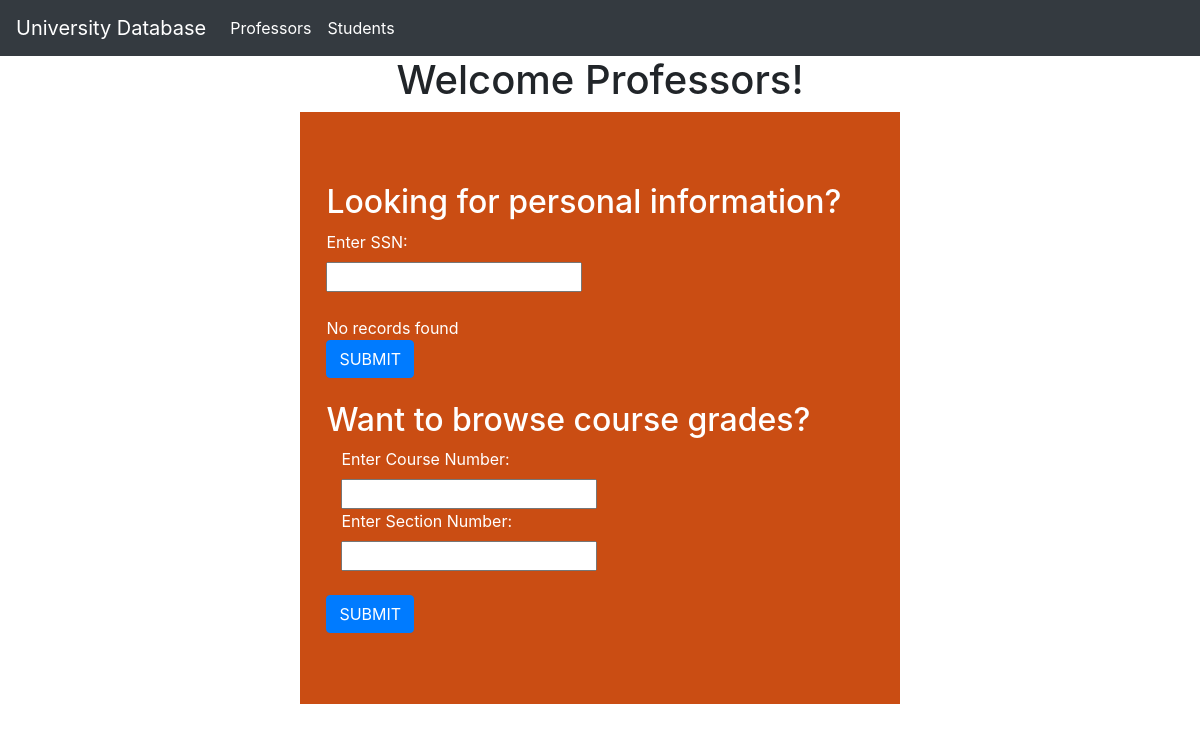
Page /pages/professor.php?ssn=987432145 on the earlier database version.
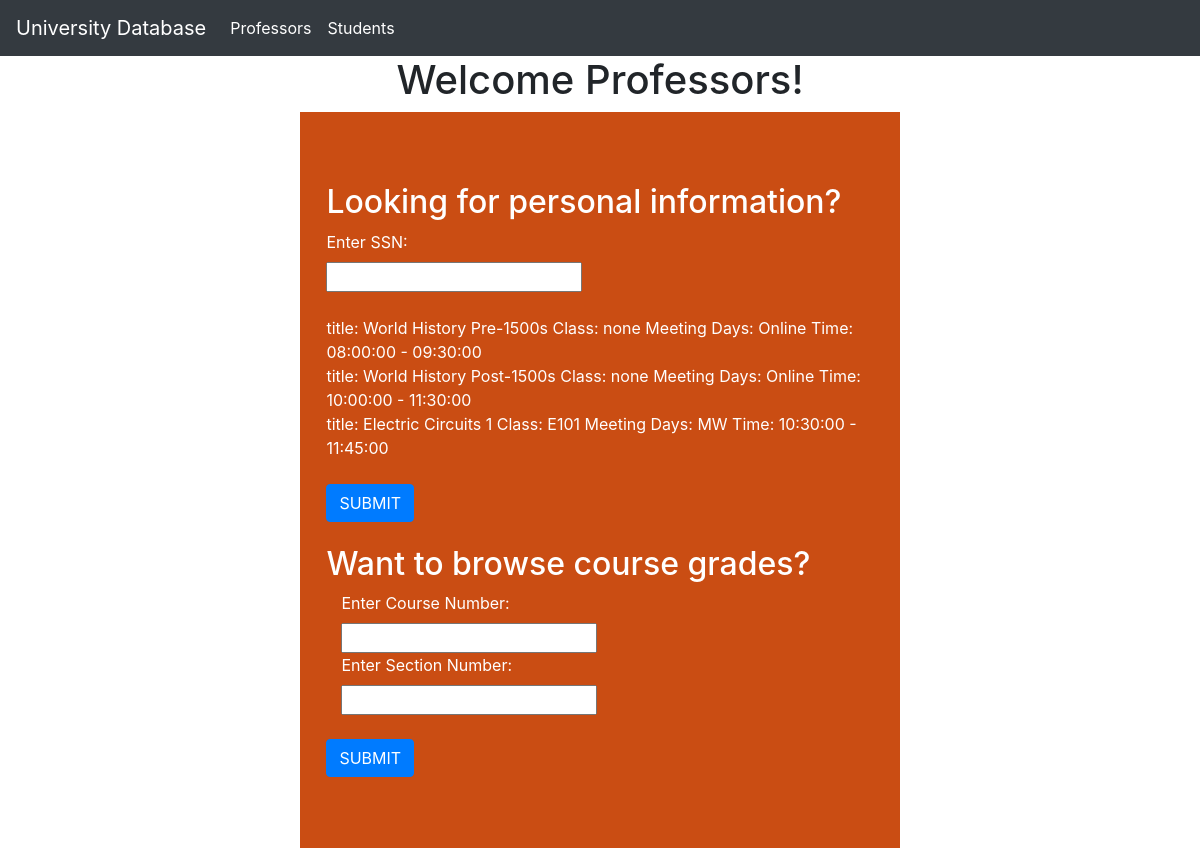
Same page on the later database version.
### tables this page shows
CREATE TABLE section(
    scno INT(4) NOT NULL,
    sno INT(2) NOT NULL,
    number_of_seats INT(3) DEFAULT NULL,
    start_time TIME DEFAULT NULL,
    end_time TIME DEFAULT NULL,
    classroom VARCHAR(8) DEFAULT NULL,
    meeting_days VARCHAR(7) DEFAULT NULL,
    instructor_ssn INT(9) DEFAULT NULL,
    PRIMARY KEY(sno, scno),
    CONSTRAINT FOREIGN KEY(scno) REFERENCES course(cno) ON DELETE CASCADE ON UPDATE CASCADE,
    CONSTRAINT FOREIGN KEY(instructor_ssn) REFERENCES professor(ssn) ON DELETE CASCADE ON UPDATE CASCADE
);

CREATE TABLE course(
    cno INT(4) NOT NULL,
    title VARCHAR(64) DEFAULT NULL,
    units INT(2) DEFAULT NULL,
    textbook VARCHAR(64) DEFAULT NULL,
    dp_no INT(2) DEFAULT NULL,
    PRIMARY KEY(cno),
    CONSTRAINT FOREIGN KEY(dp_no) REFERENCES department(dno) ON DELETE CASCADE ON UPDATE CASCADE
);

### db.inc.php (the view, shortened to what this page needs)
<?php
    function getProfInfo($ssn, $conn){
        echo "<br />";
        $sql_query="SELECT COURSE.title, classroom, meeting_days, start_time, end_time FROM PROFESSOR, SECTION, COURSE WHERE PROFESSOR.ssn = ".$ssn." AND PROFESSOR.ssn = SECTION.instructor_ssn AND SECTION.scno = COURSE.cno";
        $result = $conn->query($sql_query);
        if($result->num_rows > 0){
            while($row = $result->fetch_assoc()) {
                echo "title: ".$row["title"]." Class: ".$row["classroom"]." Meeting Days: ".$row["meeting_days"]." Time: ".$row["start_time"]." - ".$row["end_time"]."<br />";
            }
        } else {
            echo "No records found";
        }
    }
?>

### pages/professor.php (shortened to what this page needs)
<?php
    require('../db.inc.php')
?>
<!DOCTYPE html>
<html lang="en">
<head>
    <link rel="stylesheet" href="../css/styles.css">
    <link rel="stylesheet" href="https://stackpath.bootstrapcdn.com/bootstrap/4.3.1/css/bootstrap.min.css">
</head>
<body>
    <nav class="navbar navbar-expand-lg navbar-dark bg-dark">
        <a class="navbar-brand" href="../index.html">University Database</a>
        <div class="collapse navbar-collapse" id="navbarSupportedContent">
            <ul class="navbar-nav mr-auto">
                <li class="nav-item active">
                    <a class="nav-link" href="#">Professors<span class="sr-only">(current)</span></a>
                </li>
                <li class="nav-item active">
                    <a class="nav-link" href="student.php">Students<span class="sr-only">(current)</span></a>
                </li>
            </ul>
        </div>
    </nav>
    <h1>Welcome Professors!</h1>
    <section class="container-fluid">
        <form action="<?php echo htmlentities($_SERVER['PHP_SELF']); ?>" method="get">
            <h2>Looking for personal information?</h2>
            <label for="input">Enter SSN:</label>
            <input type="text" name="ssn">
            <?php
                if(isset($_GET["ssn"])) {
                    getProfInfo($_GET["ssn"], $conn);
                }
            ?>
            <br />
            <button type="submit" class="btn btn-primary">SUBMIT</button>
        </form>
        <form action="<?php echo htmlentities($_SERVER['PHP_SELF']); ?>" method="get">
            <h2>Want to browse course grades?</h2>
            <div class="container">
                <label for="input">Enter Course Number:</label>
                <input type="text" name="cno">
                <label for="input">Enter Section Number:</label>
                <input type="text" name="sno">
            </div>
            <br />
            <button type="submit" class="btn btn-primary">SUBMIT</button>
        </form>
    </section>
</body>
</html>

### css/styles.css (style rules this page uses)
h1 { text-align: center; }
section { text-align: center; color: white; background-color: rgb(202, 77, 19); padding: 5%; max-width: 50%; }
form { padding: 2%; text-align: left; }
label, input { display: block; }

Differences in the rows shown:
added section: scno.title "World History Pre-1500s", classroom "none", meeting_days "Online", start_time "08:00:00", end_time "09:30:00"
added section: scno.title "World History Post-1500s", classroom "none", meeting_days "Online", start_time "10:00:00", end_time "11:30:00"
added section: scno.title "Electric Circuits 1", classroom "E101", meeting_days "MW", start_time "10:30:00", end_time "11:45:00"
Other differences:
text no longer shown: "No records found"
